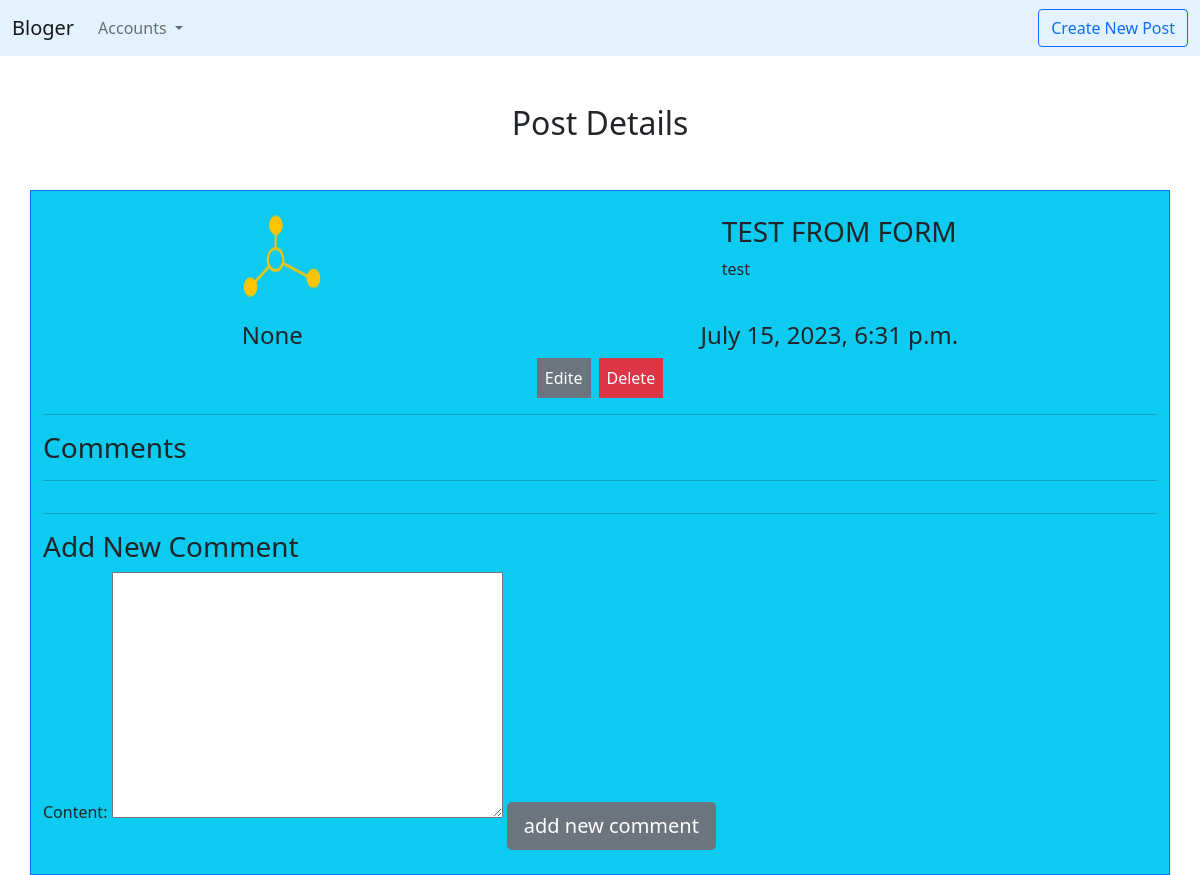
/blog/5, run on an earlier commit of the app's database.
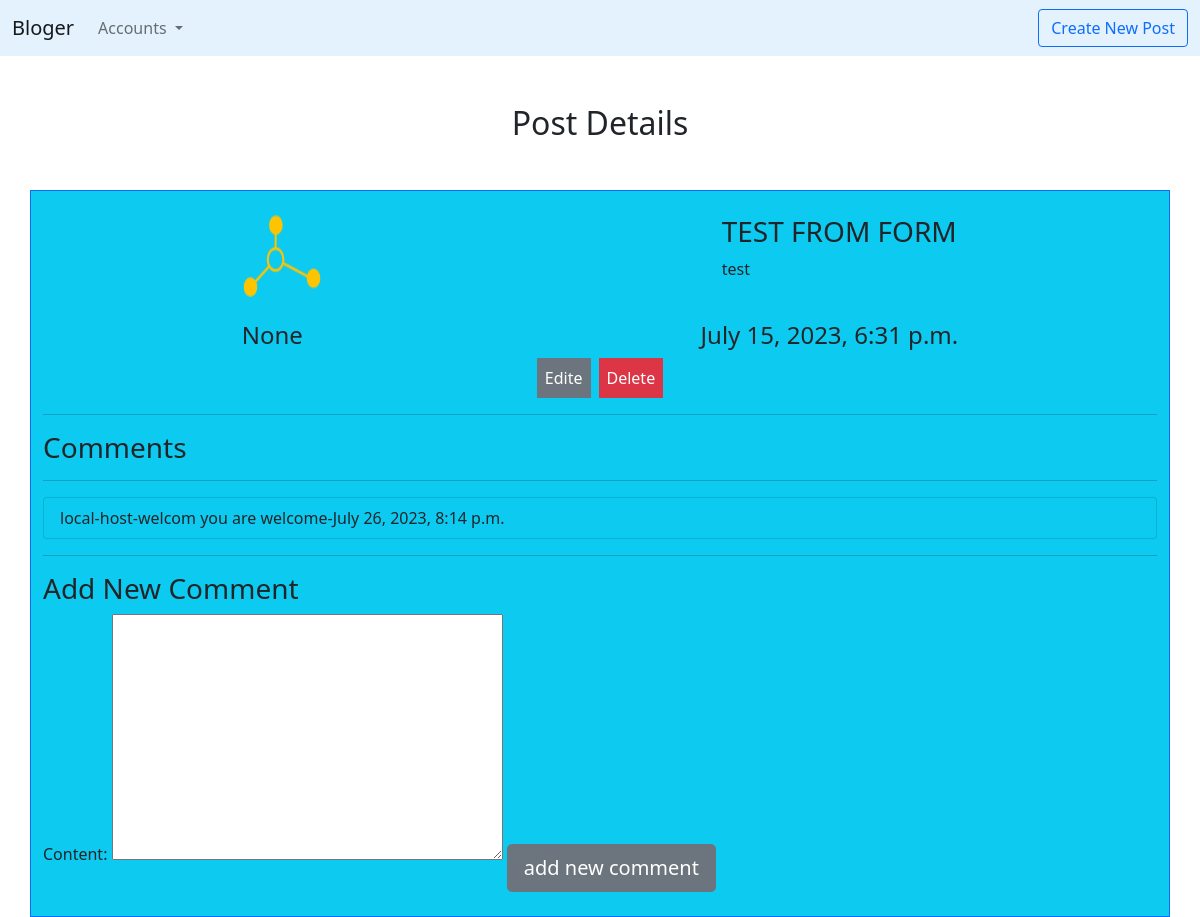
And on a later commit of the database.
### blog/models.py (models this page shows, shortened)
class Comment(models.Model):
    content = models.TextField(max_length=300)
    create_at = models.DateTimeField(default = timezone.now)
    user = models.ForeignKey(User ,on_delete= models.CASCADE, related_name="comment_user" )
    post = models.ForeignKey(Post , on_delete= models.CASCADE , related_name = "comment_post")

### blog/views.py (the view)
# urls.py: path('blog/<int:post_id>', views.post_detail),
def post_detail(request , post_id):
    data = Post.objects.get(id = post_id)
    post_comments = Comment.objects.filter(post=data)
    if request.method == 'POST':
        form = CommentForm(request.POST)
        if form.is_valid():
            myform =form.save(commit=False)
            myform.user= request.user
            myform.post = data
            myform.save()
    else:
            form = CommentForm()
    return render(request , "blog/post_detail.html" , {"post":data , 'form':form , 'comments':post_comments})

### blog/forms.py
class CommentForm(forms.ModelForm):
    class Meta:
        model = Comment
        fields = ("content" , )

### blog/templates/blog/post_detail.html (shortened to what this page needs)
<!doctype html>
<html lang="en">
  <head>
    <link href="https://cdn.jsdelivr.net/npm/bootstrap@5.0.2/dist/css/bootstrap.min.css" rel="stylesheet">
  </head>
  <body>
    <nav class="navbar navbar-expand-lg navbar-light"  style="background-color: #e3f2fd;">
        <div class="container-fluid">
          <a class="navbar-brand" href="#">Bloger</a>
          <div class="collapse navbar-collapse" id="navbarSupportedContent">
            <ul class="navbar-nav me-auto mb-2 mb-lg-0">
              <li class="nav-item dropdown">
                <a class="nav-link dropdown-toggle" href="#" id="navbarDropdown" role="button" data-bs-toggle="dropdown" aria-expanded="false">
                  Accounts
                </a>
              </li>
            </ul>
              <a  href="/blog/create" class="btn btn-outline-primary" >Create New Post</a>
          </div>
        </div>
      </nav>
      <h2 class="text-center mt-5">Post Details</h2>
      <div class="container border border-primary mt-5 bg-info pt-4 pb-4" >
        <div class="d-flex justify-content-around mb-4">
            <img src="{{post.image.url}}" alt="">
            <div>
                <h3>{{post.title}}</h3>
                <p>{{post.content}}</p>
            </div>
        </div>
        <div class="d-flex justify-content-around">
            <h4>{{post.auth}}</h4>
            <h4>{{post.create_date}}</h4>
        </div>
        <div class="d-flex justify-content-center ">
            <a href="/blog/{{post.id}}/edite"  class="btn-secondary p-2 me-2 text-decoration-none">Edite</a>
            <a href="/blog/{{post.id}}/delete" class="btn-danger p-2 text-decoration-none">Delete</a>
        </div>
        <hr>
    <h3>Comments</h3>
    <hr>
    <ul class="list-group bg-info">
        {% for comment in comments %}
            <li class="list-group-item bg-info">
            {{ comment.user }}-{{ comment.content }}-{{ comment.create_at }}
            </li>
        {% endfor %}
    </ul>
    <hr>
<h3>Add New Comment</h3>
{% load bootstrap %}
<form method="post">
    {{ form|bootstrap_horizontal:'col-lg-2' }}
    <input  type="submit" value="add new comment" class="btn btn-secondary btn-lg mt-4">
</form>
      </div>
  </body>
</html>

What changed in the data, as far as the page shows it:
added Comment: user "local-host", content "welcom you are welcome", create_at "July 26, 2023, 8:14 p.m."
